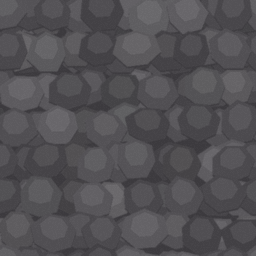
#> input picture threesewers/assets/props/prp_cobble_tile.png, 256 x 256 px
$ python art_backdrop.py
#> lines starting #> are read from the running program, lines starting #| are printed output that depends on the picture; after the words box and inside, x2 and y2 are one past the last pixel; in counts of white or black regions, pixels touching at a corner belong together
### threesewers/tools/artkit.py
#!/usr/bin/env python3
"""THREE SEWERS — shared art kernel.

Every sprite in the game is drawn through this module so the whole screen
speaks one visual language: chunky Backyard-Baseball silhouettes rendered in
a 1926 New York palette.

House rules (do not break these per-asset):
  1. SUPERSAMPLE. Draw at 4x, downsample LANCZOS. PIL's hard polygon edges
     are what made the placeholder art look like programmer art.
  2. INK EVERYTHING. Every sprite carries a confident outer ink line, made by
     dilating its own silhouette — not by stroking each shape.
  3. CEL SHADE, ONE SUN. Light comes from the upper left, always. Two steps:
     a hard shadow wedge and a warm rim. No gradients, no soft airbrush.
  4. ONE SATURATED COLOR. The spaldeen's pink is the only high-chroma thing
     in the game. Everything else is desaturated period cloth and stone.
  5. BIG HEADS, SMALL HANDS. Head is ~1/3 of body height; limbs are stubby
     tapered capsules. Silhouette reads at 40px tall on a phone.
"""
import math
import os
import random

from PIL import Image, ImageChops, ImageDraw, ImageFilter, ImageFont

SS = 4  # supersample factor

# ---------------------------------------------------------------- palette
# Muted 1926 stock. Values chosen to read against ASPHALT without going chalky.
INK = (38, 28, 22)
INK_SOFT = (58, 44, 34)
PAPER = (239, 227, 200)
CHALK = (255, 247, 228)
ASPHALT = (85, 80, 74)
ASPHALT_D = (66, 62, 57)
ASPHALT_L = (104, 98, 90)
BRICK = (110, 74, 50)
BRICK_D = (86, 56, 38)
BRICK_L = (132, 92, 64)
BROWNSTONE = (122, 92, 66)
PATINA = (94, 130, 114)
GOLD = (217, 164, 65)
RUST = (150, 84, 54)
SLATE = (92, 100, 112)
IRON = (54, 50, 48)
PINK = (228, 98, 111)  # spaldeen — the only saturated color on screen
PINK_L = (245, 168, 176)

SUN = (255, 236, 196)  # warm rim light
SHADOW_MUL = 0.66  # cel shadow darkening factor

# period cloth — all low chroma so the ball stays the loudest thing on screen
CLOTH = {
    "cream": (222, 206, 174),
    "oat": (206, 186, 150),
    "dust": (188, 170, 148),
    "olive": (128, 132, 96),
    "moss": (104, 122, 96),
    "sage": (140, 156, 130),
    "dustblue": (122, 144, 162),
    "steel": (98, 116, 136),
    "navy": (70, 84, 106),
    "plum": (128, 100, 116),
    "rose": (188, 140, 138),
    "ochre": (198, 156, 88),
    "mustard": (176, 148, 74),
    "rust": (162, 98, 68),
    "clay": (172, 118, 92),
    "chocolate": (108, 78, 58),
    "grey": (140, 136, 128),
    "charcoal": (86, 84, 80),
    "white": (232, 226, 210),
}

SKIN = {
    "fair": (232, 190, 158),
    "light": (222, 176, 142),
    "olive": (206, 160, 122),
    "tan": (188, 140, 104),
    "brown": (150, 106, 74),
    "deep": (116, 80, 56),
}

HAIR = {
    "black": (46, 38, 36),
    "brown": (86, 60, 42),
    "chestnut": (110, 74, 46),
    "auburn": (140, 82, 50),
    "ginger": (176, 106, 58),
    "blond": (198, 166, 106),
    "sandy": (172, 142, 96),
}


# [6 lines left out: function shade, not called in this run]


def mix(a, b, t):
    return tuple(int(a[i] + (b[i] - a[i]) * t) for i in range(3))


# ---------------------------------------------------------------- fonts
_FONT_DIRS = [
    "/usr/share/fonts/truetype/dejavu",
    "/usr/share/fonts/truetype/liberation",
    "/usr/share/fonts/truetype/freefont",
]
_FONT_FILES = {
    "serif_bold": ["DejaVuSerif-Bold.ttf", "LiberationSerif-Bold.ttf", "FreeSerifBold.ttf"],
    "serif": ["DejaVuSerif.ttf", "LiberationSerif-Regular.ttf", "FreeSerif.ttf"],
    "sans_bold": ["DejaVuSans-Bold.ttf", "LiberationSans-Bold.ttf", "FreeSansBold.ttf"],
    "cond_bold": ["DejaVuSansCondensed-Bold.ttf", "LiberationSansNarrow-Bold.ttf",
                  "DejaVuSans-Bold.ttf"],
}
_font_cache = {}


def font(kind, size):
    key = (kind, size)
    if key in _font_cache:
        return _font_cache[key]
    for name in _FONT_FILES.get(kind, []):
        for d in _FONT_DIRS:
            p = os.path.join(d, name)
            if os.path.exists(p):
                try:
                    f = ImageFont.truetype(p, size)
                    _font_cache[key] = f
                    return f
                except Exception:
                    pass
    f = ImageFont.load_default()
    _font_cache[key] = f
    return f


def text_c(d, xy, s, f, fill, anchor="mm"):
    d.text(xy, s, font=f, fill=fill, anchor=anchor)


# [8 lines left out: function text_spaced, not called in this run]


# ---------------------------------------------------------------- canvas
class Canvas:
    """A supersampled RGBA drawing surface.

    All coordinates you pass are in FINAL pixels; the canvas scales them up
    internally, so callers never think about SS.
    """

    # [6 lines left out: function __init__, not called in this run]

    # -- primitives (final-pixel coordinates) --------------------------
    def _s(self, v):
        return v * self.ss

    def _box(self, xy):
        return [self._s(v) for v in xy]

    def ellipse(self, box, fill=None, outline=None, width=0):
        self.d.ellipse(self._box(box), fill=fill, outline=outline,
                       width=int(width * self.ss))

    def circle(self, cx, cy, r, fill=None, outline=None, width=0):
        self.ellipse([cx - r, cy - r, cx + r, cy + r], fill, outline, width)

    def rect(self, box, fill=None, outline=None, width=0):
        self.d.rectangle(self._box(box), fill=fill, outline=outline,
                         width=int(width * self.ss))

    def rrect(self, box, r, fill=None, outline=None, width=0):
        self.d.rounded_rectangle(self._box(box), radius=self._s(r), fill=fill,
                                 outline=outline, width=int(width * self.ss))

    def poly(self, pts, fill=None, outline=None, width=0):
        self.d.polygon([(self._s(x), self._s(y)) for x, y in pts], fill=fill,
                       outline=outline, width=int(width * self.ss))

    def line(self, pts, fill, width, joint="curve"):
        self.d.line([(self._s(x), self._s(y)) for x, y in pts], fill=fill,
                    width=max(1, int(width * self.ss)), joint=joint)

    def arc(self, box, a0, a1, fill, width):
        self.d.arc(self._box(box), a0, a1, fill=fill, width=max(1, int(width * self.ss)))

    def pieslice(self, box, a0, a1, fill=None, outline=None, width=0):
        self.d.pieslice(self._box(box), a0, a1, fill=fill, outline=outline,
                        width=int(width * self.ss))

    def chord(self, box, a0, a1, fill=None, outline=None, width=0):
        self.d.chord(self._box(box), a0, a1, fill=fill, outline=outline,
                     width=int(width * self.ss))

    def text(self, xy, s, f, fill, anchor="mm"):
        self.d.text((self._s(xy[0]), self._s(xy[1])), s, font=f, fill=fill, anchor=anchor)

    # -- limbs ---------------------------------------------------------
    # [76 lines left out: functions capsule, limb, sphere, form_rrect, form_capsule, overlay, not called in this run]

    def merge(self, other):
        self.img.alpha_composite(other.img)

    # -- output --------------------------------------------------------
    def resolve(self):
        return self.img.resize((self.w, self.h), Image.LANCZOS)


# ---------------------------------------------------------------- ink + light
# [16 lines left out: function ink_outline, not called in this run]


def _odd(n):
    n = int(n)
    return n if n % 2 == 1 else n + 1


# [93 lines left out: functions cel_light, drop_shadow, grain, speckle, finish, not called in this run]


def save(img, path):
    os.makedirs(os.path.dirname(path), exist_ok=True)
    img.save(path)

### threesewers/tools/perspective.py
#!/usr/bin/env python3
"""THREE SEWERS — the one-point perspective the whole game is drawn in.

The camera stands behind the batter and looks up the street. Home is at the
bottom of the screen, big; the far end of the block converges on a vanishing
point near the horizon.

Gameplay still happens in the flat world coordinates that Tuning defines and
that match_core was soak-tested against — nothing here changes the rules. This
module only says where a world point lands on screen and how big it is, and
the same maths is mirrored in match_view.gd so the baked backdrop and the live
sprites agree exactly.

    u = 0 at the near kerb (STREET_BOT), 1 at the far end (STREET_TOP)
    z = 1 + u * (Z_FAR - 1)          camera-space depth
    s = 1 / z                        everything scales by this
    sy = horizon + (near_bottom - horizon) * s
    sx = cx + (world_x - 640) * s * XK
"""

STREET_TOP = 600.0
STREET_BOT = 2600.0
PLATE_X = 640.0


class View:
    """A projection preset. Design-space pixels, before any retina factor."""

    def __init__(self, name, dw, dh, horizon_f, near_f, z_far, xk, near_y):
        self.name = name
        self.dw = dw                    # design width
        self.dh = dh                    # design height
        self.horizon = dh * horizon_f   # vanishing point height
        self.near_bottom = dh * near_f  # where the nearest ground row lands
        self.z_far = z_far
        self.xk = xk                    # world units -> design px at the near plane
        # The camera stands just behind the batter, not at the far kerb. How
        # close it is decides everything: the biggest depth ratio the view can
        # ever show is 1 / u(batter), so a distant camera can never make the
        # foreground batter loom the way the reference art does.
        self.near_y = near_y

    # -- the projection ------------------------------------------------
    def u_of_y(self, world_y):
        u = (self.near_y - world_y) / (self.near_y - STREET_TOP)
        return min(max(u, 0.004), 1.15)

    def s_of_u(self, u):
        return 1.0 / (1.0 + u * (self.z_far - 1.0))

    def s_of_y(self, world_y):
        return self.s_of_u(self.u_of_y(world_y))

    def project(self, world_x, world_y, height=0.0):
        """world (x, y, h) -> (screen_x, screen_y, scale)."""
        s = self.s_of_y(world_y)
        sy = self.horizon + (self.near_bottom - self.horizon) * s
        sx = self.dw * 0.5 + (world_x - PLATE_X) * s * self.xk
        return sx, sy - height * s * self.xk, s

    # -- inverse, for rasterising the ground plane ---------------------
    def s_of_screen_y(self, sy):
        span = self.near_bottom - self.horizon
        return (sy - self.horizon) / span if span else 0.0

    # [17 lines left out: functions world_x_of, world_y_of_s, s_of_wall_screen_x, not called in this run]

    def sprite_scale(self, s):
        """Sprites are authored at 2x world size, hence the 0.5."""
        return s * self.xk * 0.5


# The two presets the game ships with. Both look down the SAME street from the
# SAME camera, so they share z_far: how fast the world shrinks with distance is
# a property of the lens, not of the phone's orientation. Landscape once had
# z_far=10.3, which flattened the street until the batter (16.6% of frame) was
# barely larger than the pitcher (7.5%) and the whole thing read as top-down.
# That was a framing bug being paid for in the wrong currency — the batter was
# falling off the bottom, and squashing the depth hid it. The honest fix is to
# push the near plane far below the frame and let the batter's feet crop, which
# is what the reference art does.
PORTRAIT = View("portrait", 720, 1200,
                horizon_f=0.250, near_f=1.88, z_far=74.0, xk=9.40, near_y=2400.0)
LANDSCAPE = View("landscape", 1280, 720,
                 horizon_f=0.225, near_f=2.39, z_far=74.0, xk=8.50, near_y=2400.0)

VIEWS = {"portrait": PORTRAIT, "landscape": LANDSCAPE}

### threesewers/tools/art_backdrop.py
#!/usr/bin/env python3
"""THREE SEWERS — the street, baked in perspective.

A tiny software rasteriser: the ground plane and the two tenement walls are
texture-mapped through perspective.View, so the cobbles and brick converge on
the same vanishing point the live sprites are projected to. Then the fixed
scenery — windows, fire escapes, lamps, stoops, the crowd on the kerb — is
composited at its projected position and depth scale.

Night by default: this is a gaslit block, so the plate is lit, the lamps throw
pools, and everything else falls away into blue-black.
"""
import math
import os
import random

import numpy as np
from PIL import Image, ImageDraw, ImageFilter

import artkit as A
import perspective as P
from artkit import shade

# world layout (mirrors Tuning)
WALL_L = 235.0
WALL_R = 1045.0
WALK = 62.0                       # sidewalk width
GROUND_L = WALL_L - WALK
GROUND_R = WALL_R + WALK
WALL_H = 3200.0                   # tenements tower off the top of the frame
SEWERS_Y = [1650.0, 1250.0, 850.0]

# night palette — deeper and cooler than the daytime stock
SKY_TOP = (20, 17, 20)
SKY_HORIZON = (72, 62, 58)
STONE = (96, 80, 62)
STONE_D = (40, 40, 45)
WALK_C = (104, 92, 78)
BRICK_N = (78, 56, 44)
BRICK_ND = (44, 34, 31)
LAMP = (255, 208, 138)

COBBLE_TEXEL = 6.5                # texels per world unit — finer, dirtier
WALK_TEXEL = 3.0
BRICK_TEXEL = 4.0


def _tex(path, fallback):
#> called with fallback = (96, 80, 62)
    if os.path.exists(path):
        return np.asarray(Image.open(path).convert("RGB"), dtype=np.float32)
#> call 2 of _tex, with fallback = (104, 92, 78)
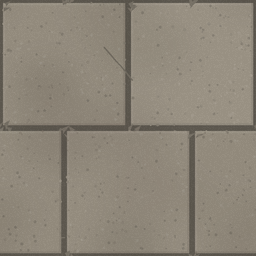
#> input picture threesewers/assets/props/prp_sidewalk_tile.png, 256 x 256 px
#> call 3 of _tex, with fallback = (78, 56, 44)
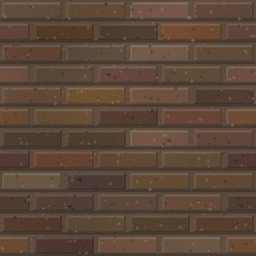
#> input picture threesewers/assets/props/prp_brick_tile.png, 256 x 256 px
    a = np.zeros((8, 8, 3), dtype=np.float32)
    a[:, :] = fallback
    return a


def _sample(tex, u, v):
    """Nearest-neighbour tile lookup; u, v are in texture pixels."""
    h, w = tex.shape[0], tex.shape[1]
    iu = np.mod(u.astype(np.int64), w)
    iv = np.mod(v.astype(np.int64), h)
#> iv: shape (2400, 1440) int64; 256 distinct labels, from 0 to 255
    return tex[iv, iu]
#> returned value: shape (2400, 1440, 3) float32


def rasterise(view, props_dir, rs=2):
    """Sky + ground + walls, perspective-correct, as a float RGB array."""
    W = int(view.dw * rs)
    H = int(view.dh * rs)
    px = (np.arange(W, dtype=np.float32) + 0.5) / rs
    py = (np.arange(H, dtype=np.float32) + 0.5) / rs
    X, Y = np.meshgrid(px, py)

    img = np.zeros((H, W, 3), dtype=np.float32)

    # ---- sky: vertical gradient down to the horizon
    t = np.clip(Y / max(view.horizon, 1.0), 0.0, 1.0)[..., None]
    img[:] = np.array(SKY_TOP, np.float32) * (1 - t) + \
        np.array(SKY_HORIZON, np.float32) * t

    cob = _tex(os.path.join(props_dir, "prp_cobble_tile.png"), STONE)
    walk = _tex(os.path.join(props_dir, "prp_sidewalk_tile.png"), WALK_C)
    brick = _tex(os.path.join(props_dir, "prp_brick_tile.png"), BRICK_N)

    # ---- ground plane: depth comes from the screen row
    span = view.near_bottom - view.horizon
    s_g = (Y - view.horizon) / span
    ground_ok = s_g > 1e-3
    s_safe = np.where(ground_ok, s_g, 1.0)
    wx = P.PLATE_X + (X - view.dw * 0.5) / (s_safe * view.xk)
    u_depth = (1.0 / np.clip(s_safe, 1e-3, None) - 1.0) / (view.z_far - 1.0)
    wy = view.near_y - u_depth * (view.near_y - P.STREET_TOP)

    on_street = ground_ok & (wx > GROUND_L) & (wx < GROUND_R) & (u_depth < 1.02)
    on_walk = on_street & ((wx < WALL_L) | (wx > WALL_R))

    # Texture frequency, in texels per world unit. Tuned by eye at the near
    # plane: too low and the setts read as boulders under your feet, too high
    # and they turn to gravel at the far end.
    # A looming foreground batter and a tiny far end cannot both come from
    # one honest pinhole camera — the reference illustration cheats, so this
    # does too. Depth is textured on a log ramp chosen so a texel is the same
    # size across and down the screen at every distance; setts stay round
    # instead of smearing into streaks at your feet.
    ramp = np.log(np.clip(s_safe, 1e-4, None))
    v_ground = ramp * (COBBLE_TEXEL * span / view.xk)
    v_walk = ramp * (WALK_TEXEL * span / view.xk)
    cobble_rgb = _sample(cob, wx * COBBLE_TEXEL, v_ground)
    walk_rgb = _sample(walk, wx * WALK_TEXEL, v_walk)
#> in _sample (call 2), `iv = np.mod(v.astype(np.int64), h)`:
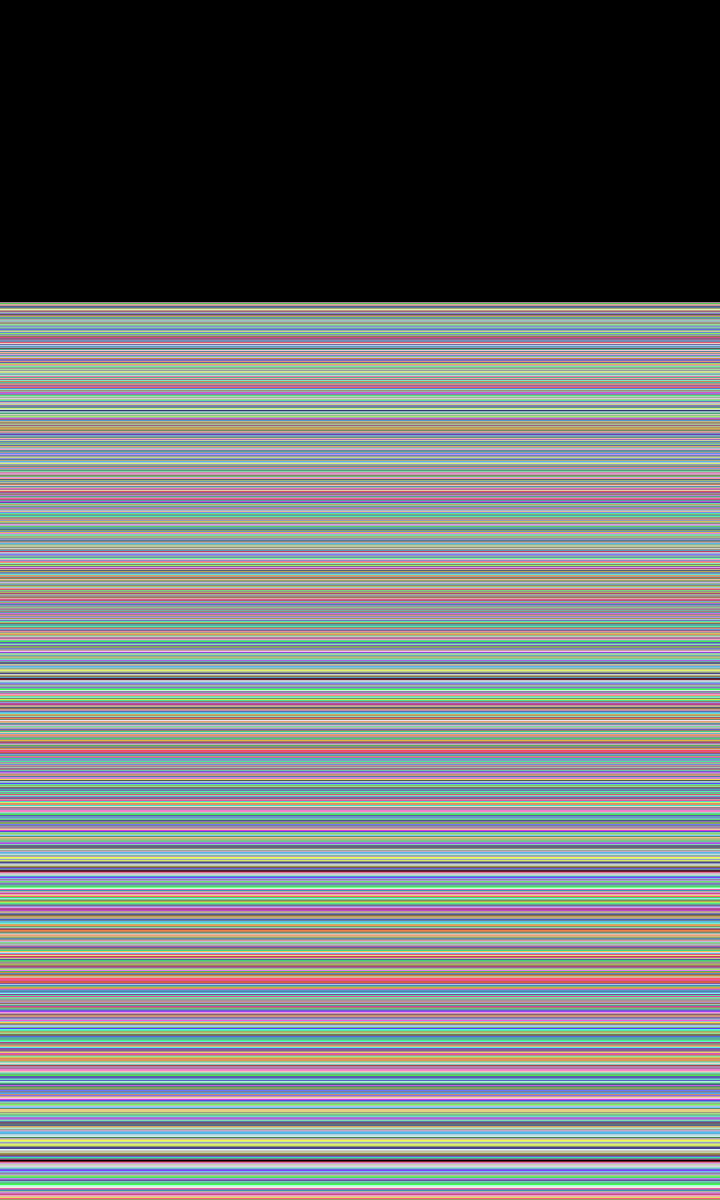
#> iv: shape (2400, 1440) int64 (shown at 1/2 size); 256 distinct labels, from 0 to 255; one colour per label, 0 black
    ground_rgb = np.where(on_walk[..., None], walk_rgb, cobble_rgb)
    img = np.where(on_street[..., None], ground_rgb, img)

    # ---- the two tenement walls: for a wall at constant world x, the screen
    # column alone fixes the depth
    for wall_x, side in ((WALL_L - WALK, -1), (WALL_R + WALK, 1)):
        denom = (wall_x - P.PLATE_X) * view.xk
        s_w = (X - view.dw * 0.5) / denom
        valid = (s_w > 1e-3) & (s_w <= 1.35)
        s_wc = np.where(valid, s_w, 1.0)
        sy_ground = view.horizon + span * s_wc
        height = (sy_ground - Y) / (s_wc * view.xk)
        on_wall = valid & (height > 0.0) & (height < WALL_H)
        # depth along the wall
        u_w = (1.0 / np.clip(s_wc, 1e-3, None) - 1.0) / (view.z_far - 1.0)
        wy_w = view.near_y - u_w * (view.near_y - P.STREET_TOP)
        on_wall &= (u_w < 1.02)
        u_wall = np.log(np.clip(s_wc, 1e-4, None)) * (BRICK_TEXEL * span / view.xk)
        brick_rgb = _sample(brick, u_wall, (WALL_H - height) * BRICK_TEXEL)
        # far end of the block sinks into haze
        fade = np.clip(1.0 - u_w * 0.55, 0.35, 1.0)[..., None]
        img = np.where(on_wall[..., None], brick_rgb * fade, img)
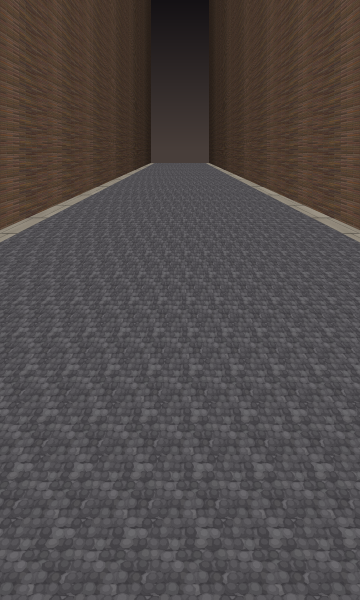
#> img: shape (2400, 1440, 3) float32 (shown at 1/4 size); mean R, G, B 79.5, 73.1, 72.1
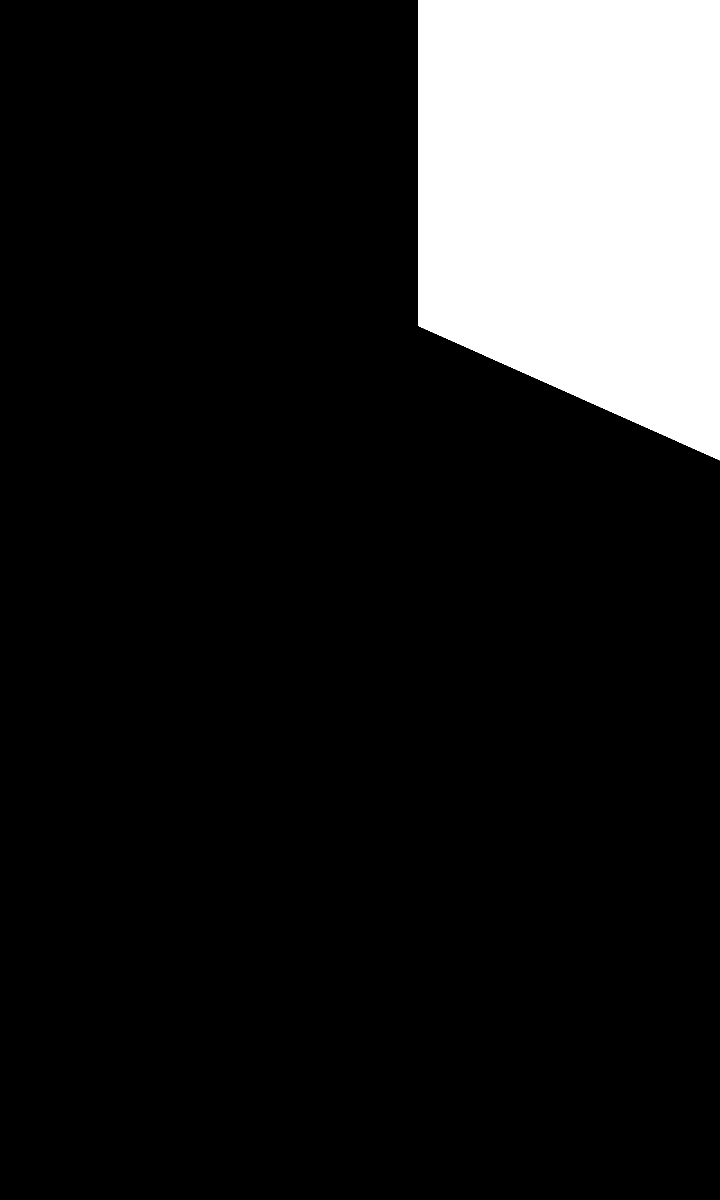
#> on_wall: shape (2400, 1440) bool (shown at 1/2 size); 13.7% white; 1 white region, box (x1, y1, x2, y2) and area: (836, 0, 1440, 921) 474896
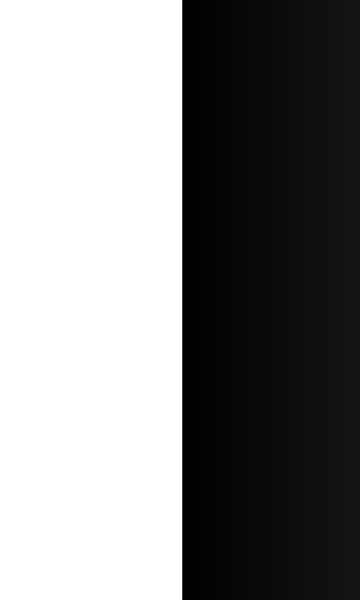
#> s_wc: shape (2400, 1440) float32 (shown at 1/4 size); min 0.00108, max 1, mean 0.527
#> valid: shape (2400, 1440) bool; 49.4% white; 1 white region, box (x1, y1, x2, y2) and area: (729, 0, 1440, 2400) 1706400

    # ground haze with distance too
    fade_g = np.clip(1.0 - u_depth * 0.5, 0.35, 1.0)[..., None]
    img = np.where(on_street[..., None], img * fade_g, img)

    return np.clip(img, 0, 255)


def _night_grade(img_f, view, rs):
    """Sink the street into blue-black, then add gaslight back."""
#> called with rs = 2
    W, H = img_f.shape[1], img_f.shape[0]
    tint = np.array([0.60, 0.50, 0.38], np.float32)
    out = img_f * tint
    # warm pools, added in linear-ish space
    glow = np.zeros_like(out)
    xs = np.arange(W, dtype=np.float32)[None, :]
    ys = np.arange(H, dtype=np.float32)[:, None]

    def pool(world_x, world_y, radius_world, strength):
#> called with world_x = 640, world_y = 2330, radius_world = 560, strength = 0.62
        sx, sy, s = view.project(world_x, world_y, 0.0)
        cx, cy = sx * rs, sy * rs
        r = max(radius_world * s * view.xk * rs, 8.0)
        d = np.sqrt((xs - cx) ** 2 + ((ys - cy) * 1.7) ** 2) / r
        f = np.clip(1.0 - d, 0.0, 1.0) ** 2.1
        glow[..., 0] += f * LAMP[0] * strength
        glow[..., 1] += f * LAMP[1] * strength
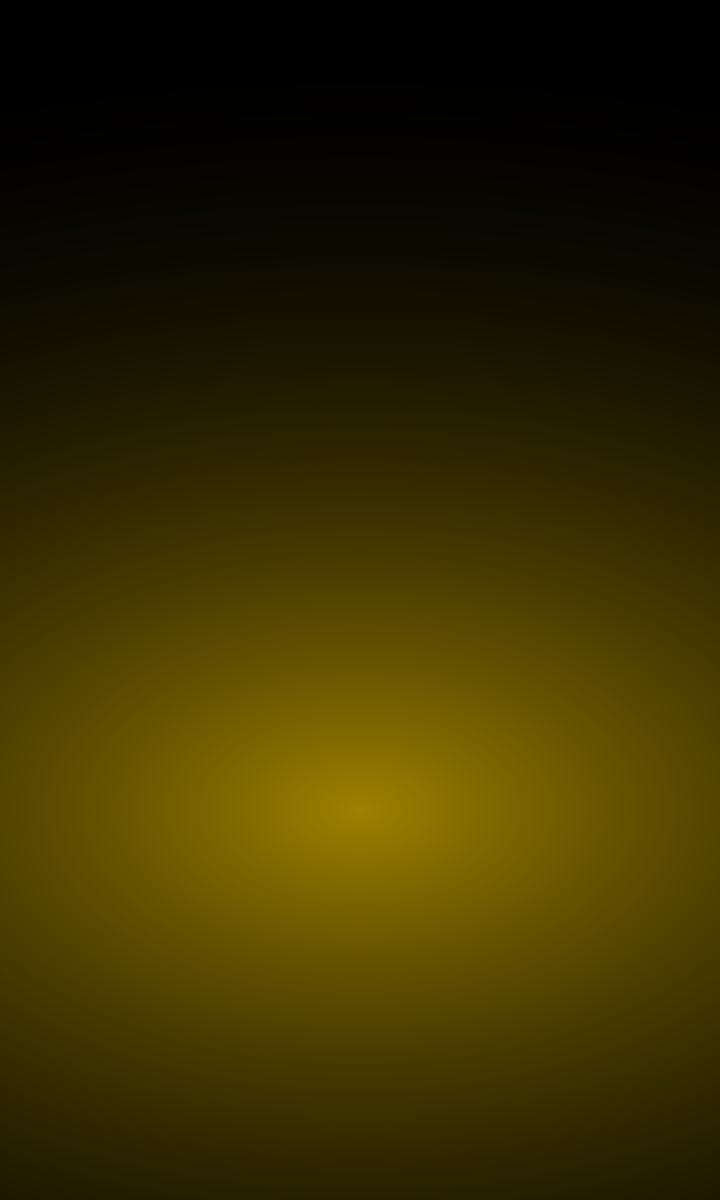
#> glow: shape (2400, 1440, 3) float32 (shown at 1/2 size); mean of channels 0, 1, 2 55.3, 45.1, 0; drawn as R, G, B
        glow[..., 2] += f * LAMP[2] * strength

    pool(P.PLATE_X, 2330.0, 560.0, 0.62)      # the plate, so play stays legible
    pool(P.PLATE_X, 1900.0, 520.0, 0.34)
#> (the rest of the program and of its run is left out)
